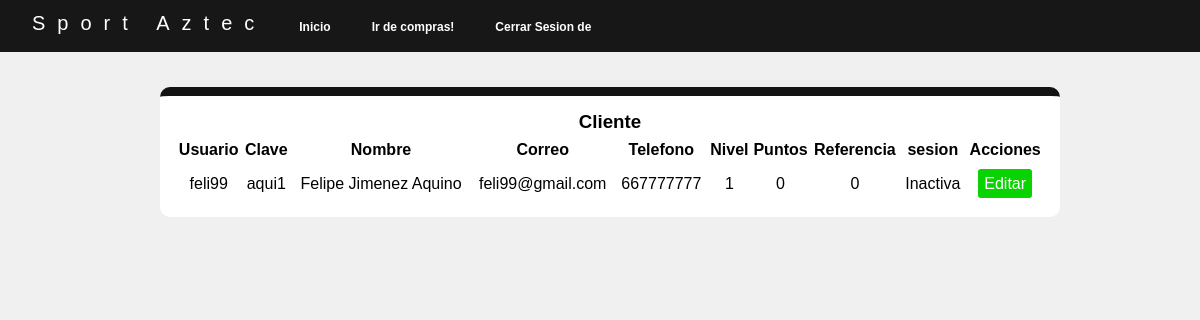
The page /c_inicio.php on the database its author committed.
### tables this page shows
CREATE TABLE `clientes` (
  `idcliente` int(11) NOT NULL,
  `idusuario` varchar(15) NOT NULL,
  `contrasena` varchar(12) NOT NULL,
  `Nombre` varchar(80) NOT NULL,
  `correo` varchar(50) NOT NULL,
  `telefono` int(15) NOT NULL,
  `idnivel` int(11) NOT NULL,
  `puntos` int(11) NOT NULL,
  `referencia` int(11) DEFAULT NULL,
  `sesion` varchar(15) NOT NULL
);

### c_inicio.php (the view, shortened to what this page needs)
<?php
include("menu_cliente.php");
?>
<main class="main">
<section class="divi">
            <h3>Cliente <?php $id = print_r($_SESSION["usuario"]);?></h3>
            <table>
                <tr>
                    <th>Usuario</th>
                    <th>Clave</th>
                    <th>Nombre</th>
                    <th>Correo</th>
                    <th>Telefono</th>
                    <th>Nivel</th>
                    <th>Puntos</th>
                    <th>Referencia</th>
                    <th>sesion</th>
                    <th colspan="1">Acciones</th>
                </tr>
                <?php
                    $consulta = "select*from clientes WHERE idcliente =$id";
                    $resultado = mysqli_query($conexion, $consulta);
                    while ($fila = mysqli_fetch_array($resultado)) {
                        $usuario = $fila['idusuario'];
                        $contrasena = $fila['contrasena'];
                        $nombre = $fila['Nombre'];
                        $correo = $fila['correo'];
                        $telefono = $fila['telefono'];
                        $idnivel = $fila['idnivel'];
                        $puntos = $fila['puntos'];
                        $referencia = $fila['referencia'];
                        $sesion = $fila['sesion'];
                ?>
                <tr>
                    <td>
                        <?php echo $usuario; ?>
                    </td>
                    <td>
                        <?php echo $contrasena; ?>
                    </td>
                    <td>
                        <?php echo $nombre; ?>
                    </td>
                    <td>
                        <?php echo $correo; ?>
                    </td>
                    <td>
                        <?php echo $telefono; ?>
                    </td>
                    <td>
                        <?php echo $idnivel; ?>
                    </td>
                    <td>
                        <?php echo $puntos; ?>
                    </td>
                    <td>
                        <?php echo $referencia; ?>
                    </td>
                    <td>
                        <?php echo $sesion; ?>
                    </td>
                    <td><a class="modificar" href="c_inicio.php?
                    x1=<?php echo $usuario; ?>&
                    x2=<?php echo $contrasena; ?>&
                    x3=<?php echo $nombre; ?>&
                    x4=<?php echo $correo; ?>&
                    x5=<?php echo $telefono; ?>&
                    x6=<?php echo $idnivel; ?>&
                    x7=<?php echo $puntos; ?>&
                    x8=<?php echo $referencia; ?>&
                    x9=<?php echo $sesion; ?>">Editar</a></td>
                </tr>
                <?php } ?>
            </table>
        </section>
</main>
</body>
</html>

### estilos-sistema.css (style rules this page uses)
* { padding: 0; margin: 0; box-sizing: border-box; }
body { background: #f0f0f0; font-family: Arial, Helvetica, sans-serif; }
.divi { border-radius: 10px; text-align: center; background-color: white; border-top: 9px solid rgba(3, 3, 3, 0.932); float:left; margin: 10px; padding: 15px; width: 100%; }
main { margin-top: 25px; margin-left: 150px; margin-right: 150px ; padding: 20px auto; text-align: center; }
table { width: 100%; }
table tr th { width: 50px auto; height: 30px; padding: 4px, 4px; font-size: 16px; size: 100; margin-left: 10px; text-align: center; }
table tr td { width: auto; height: 33px; padding: 3px; size: 50px; margin-left: 10px; }
.modificar { text-decoration: none; cursor: pointer; transition: all .4s linear; border-radius: 3px; padding: 6px; color: white; background-color: rgb(9, 212, 2); font: 16px sans-serif; }

### rows shown on the page
clientes: idusuario "feli99", contrasena "aqui1", Nombre "Felipe Jimenez Aquino", correo "feli99@gmail.com", telefono "667777777", idnivel "1", puntos "0", referencia "0", sesion "Inactiva"
